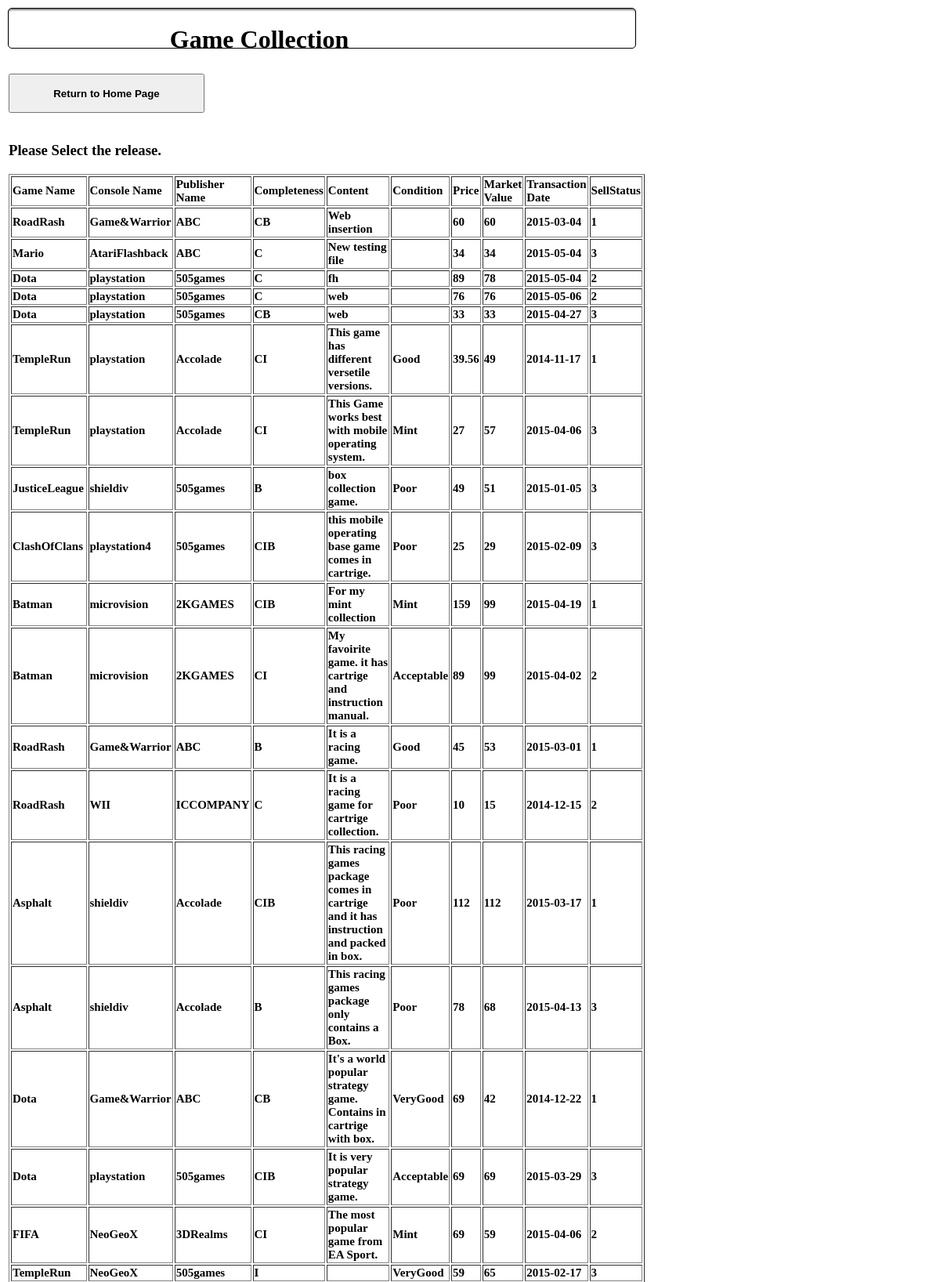
Screenshot of /videogame/ViewCollection.php (upper part) with the database file from the repository.
### tables this page shows
CREATE TABLE IF NOT EXISTS `game` (
  `GameID` int(10) NOT NULL DEFAULT '0',
  `GameTitle` varchar(20) NOT NULL,
  `DeveloperID` int(10) NOT NULL,
  `Description` varchar(20) NOT NULL,
  `GenreID` int(10) NOT NULL
);

CREATE TABLE IF NOT EXISTS `console` (
  `ConsoleID` int(10) NOT NULL,
  `ConsoleName` varchar(20) NOT NULL,
  `ConsoleType` int(20) NOT NULL
);

CREATE TABLE IF NOT EXISTS `publisher` (
  `PublisherID` int(10) NOT NULL,
  `PublisherName` varchar(20) NOT NULL
);

CREATE TABLE IF NOT EXISTS `collection` (
`CollectionID` bigint(10) NOT NULL,
  `ReleaseID` int(10) DEFAULT NULL,
  `CollectionFormat` varchar(20) DEFAULT NULL,
  `Content` varchar(200) DEFAULT NULL,
  `AddContent` varchar(2000) DEFAULT NULL,
  `Condition` enum('New','Mint','VeryGood','Good','Acceptable','Poor') DEFAULT NULL,
  `Price` varchar(20) DEFAULT NULL,
  `TransactionDate` date DEFAULT NULL,
  `marketValue` int(10) DEFAULT NULL,
  `SellStatus` int(10) DEFAULT '1' COMMENT '1. keep , 2. MightSell, 3. Will Sell'
);

### videogame/ViewCollection.php (the view, shortened to what this page needs)
<!DOCTYPE html PUBLIC "-//W3C//DTD XHTML 1.0 Transitional//EN" "http://www.w3.org/TR/xhtml1/DTD/xhtml1-transitional.dtd">
<html xmlns="http://www.w3.org/1999/xhtml">
	<head>
	</head>
	<body>
	<?php
			try{
			$db = new PDO('mysql:host=localhost;dbname=gameproject',"root","root");
			$query = $db->prepare('SELECT game.GameTitle, console.ConsoleName, publisher.PublisherName, Collection.CollectionFormat, Collection.Content, Collection.Condition, Collection.Price, Collection.MarketValue, Collection.TransactionDate, Collection.SellStatus from game_release INNER JOIN game ON game.GameID = game_release.GameID INNER JOIN console ON console.ConsoleID = game_release.ConsoleID INNER JOIN publisher ON publisher.PublisherID = game_release.PublisherID INNER JOIN Collection ON collection.ReleaseID = Game_Release.ReleaseID ORDER BY Collection.CollectionID DESC');
			$query->execute();
			}catch(PDOException $e){
				echo "Error: " . $e->getMessage();
				die();
			}
		?>
<form action="SelectRelease.php" method="GET">
	<div id="templatemo_container">
	<div id="templatemo_site_title_bar">
		<div id="site_title" style="width:80%">
			<h1 ><center>Game Collection
			<center></h1>
		</div>
		<div id="" style="width:20%">
		<input type="submit" value="Return to Home Page" name="home" style=" height:50px; width:250px;font-weight:bold" />
		</div>
	</div>
	<br/>
	<h3>Please Select the release.</h3>
	<table border="1px">
		<tr>
			<td><b>Game Name</b></td>
			<td><b>Console Name</b></td>
			<td><b>Publisher Name</b></td>
			<td><b>Completeness</b></td>
			<td><b>Content</b></td>
			<td><b>Condition</b></td>
			<td><b>Price</b></td>
			<td><b>Market Value</b></td>
			<td><b>Transaction Date</b></td>
			<td><b>SellStatus</b></td>
		</tr>
		<?php
			while($row = $query->fetch()){ ?>
			<tr>
			<td><?php echo $row["GameTitle"]; ?></td>
			<td><?php echo $row["ConsoleName"]; ?></td>
			<td><?php echo $row["PublisherName"]; ?></td>
			<td><?php echo $row["CollectionFormat"]; ?></td>
			<td><?php echo $row["Content"]; ?></td>
			<td><?php echo $row["Condition"]; ?></td>
			<td><?php echo $row["Price"]; ?></td>
			<td><?php echo $row["MarketValue"]; ?></td>
			<td><?php echo $row["TransactionDate"]; ?></td>
			<td><?php echo $row["SellStatus"]; ?></td>
			</tr>
			<?php }
		?>
	</table>
</div>
</form>
</body>
</html>

### videogame/ViewCollection.php (style rules this page uses)
body { background: url("./background.jpg") no-repeat center center fixed; -webkit-background-size: cover; -moz-background-size: cover; -o-background-size: cover; background-size: cover; }
body { width: 800px; height: 50px; overflow: scroll; position: relative; border: 1px solid #000; margin:10px; background-color: White; -webkit-border-radius: 5px; border-radius: 5px; -webkit-box-shadow: inset 0px 2px 2px rgba(0, 0, 0, .5), 0px 1px 0px rgba(250, 250, 250, .2); box-shadow: inset 0px 2px 2px rgba(0, 0, 0, .5), 0px 1px 0px rgba(250, 250, 250, .2); }
table { font-weight:bold; font-size:15px; }
h1 { margin-bottom:25px; }
#site_title { margin-bottom:15px; }

### rows the page displays
game: GameTitle "RoadRash", console.ConsoleName "Game&Warrior", publisher.PublisherName "ABC", collection.CollectionFormat "CB", collection.Content "Web insertion", collection.Price "60", collection.marketValue "60", collection.TransactionDate "2015-03-04", collection.SellStatus "1", collection.CollectionFormat "B", collection.Content "It is a racing game.", collection.Condition "Good", collection.Price "45", collection.marketValue "53", collection.TransactionDate "2015-03-01", console.ConsoleName "WII", publisher.PublisherName "ICCOMPANY", collection.CollectionFormat "C", collection.Content "It is a racing game for cartrige collection.", collection.Condition "Poor", collection.Price "10", collection.marketValue "15", collection.TransactionDate "2014-12-15", collection.SellStatus "2"
game: GameTitle "Mario", console.ConsoleName "AtariFlashback", publisher.PublisherName "ABC", collection.CollectionFormat "C", collection.Content "New testing file", collection.Price "34", collection.marketValue "34", collection.TransactionDate "2015-05-04", collection.SellStatus "3"
game: GameTitle "Dota", console.ConsoleName "playstation", publisher.PublisherName "505games", collection.CollectionFormat "C", collection.Content "fh", collection.Price "89", collection.marketValue "78", collection.TransactionDate "2015-05-04", collection.SellStatus "2", collection.Content "web", collection.Price "76", collection.marketValue "76", collection.TransactionDate "2015-05-06", collection.CollectionFormat "CB", collection.Price "33", collection.marketValue "33", collection.TransactionDate "2015-04-27", collection.SellStatus "3", console.ConsoleName "Game&Warrior", publisher.PublisherName "ABC", collection.Content "It's a world popular strategy game. Contains in cartrige with box.", collection.Condition "VeryGood", collection.Price "69", collection.marketValue "42", collection.TransactionDate "2014-12-22", collection.SellStatus "1", collection.CollectionFormat "CIB", collection.Content "It is very popular strategy game.", collection.Condition "Acceptable", collection.marketValue "69", collection.TransactionDate "2015-03-29"
game: GameTitle "TempleRun", console.ConsoleName "playstation", publisher.PublisherName "Accolade", collection.CollectionFormat "CI", collection.Content "This game has different versetile versions.", collection.Condition "Good", collection.Price "39.56", collection.marketValue "49", collection.TransactionDate "2014-11-17", collection.SellStatus "1", collection.Content "This Game works best with mobile operating system.", collection.Condition "Mint", collection.Price "27", collection.marketValue "57", collection.TransactionDate "2015-04-06", collection.SellStatus "3", console.ConsoleName "NeoGeoX", publisher.PublisherName "505games", collection.CollectionFormat "I", collection.Condition "VeryGood", collection.Price "59", collection.marketValue "65", collection.TransactionDate "2015-02-17"
game: GameTitle "JusticeLeague", console.ConsoleName "shieldiv", publisher.PublisherName "505games", collection.CollectionFormat "B", collection.Content "box collection game.", collection.Condition "Poor", collection.Price "49", collection.marketValue "51", collection.TransactionDate "2015-01-05", collection.SellStatus "3"
game: GameTitle "ClashOfClans", console.ConsoleName "playstation4", publisher.PublisherName "505games", collection.CollectionFormat "CIB", collection.Content "this mobile operating base game comes in cartrige.", collection.Condition "Poor", collection.Price "25", collection.marketValue "29", collection.TransactionDate "2015-02-09", collection.SellStatus "3"
game: GameTitle "Batman", console.ConsoleName "microvision", publisher.PublisherName "2KGAMES", collection.CollectionFormat "CIB", collection.Content "For my mint collection", collection.Condition "Mint", collection.Price "159", collection.marketValue "99", collection.TransactionDate "2015-04-19", collection.SellStatus "1", collection.CollectionFormat "CI", collection.Content "My favoirite game. it has cartrige and instruction manual.", collection.Condition "Acceptable", collection.Price "89", collection.TransactionDate "2015-04-02", collection.SellStatus "2"
game: GameTitle "Asphalt", console.ConsoleName "shieldiv", publisher.PublisherName "Accolade", collection.CollectionFormat "CIB", collection.Content "This racing games package comes in cartrige and it has instruction and packed in box.", collection.Condition "Poor", collection.Price "112", collection.marketValue "112", collection.TransactionDate "2015-03-17", collection.SellStatus "1", collection.CollectionFormat "B", collection.Content "This racing games package only contains a Box.", collection.Price "78", collection.marketValue "68", collection.TransactionDate "2015-04-13", collection.SellStatus "3"
game: GameTitle "FIFA", console.ConsoleName "NeoGeoX", publisher.PublisherName "3DRealms", collection.CollectionFormat "CI", collection.Content "The most popular game from EA Sport.", collection.Condition "Mint", collection.Price "69", collection.marketValue "59", collection.TransactionDate "2015-04-06", collection.SellStatus "2"
